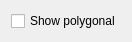
<?xml version="1.0" encoding="UTF-8"?>
<ui version="4.0">
 <class>PatchModule</class>
 <widget class="QWidget" name="PatchModule">
  <property name="geometry">
   <rect>
    <x>0</x>
    <y>0</y>
    <width>128</width>
    <height>40</height>
   </rect>
  </property>
  <property name="windowTitle">
   <string>Form</string>
  </property>
  <layout class="QGridLayout" name="gridLayout">
   <item row="0" column="0">
    <widget class="QCheckBox" name="polygonalCheckBox">
     <property name="sizePolicy">
      <sizepolicy hsizetype="Expanding" vsizetype="Fixed">
       <horstretch>0</horstretch>
       <verstretch>0</verstretch>
      </sizepolicy>
     </property>
     <property name="text">
      <string>Show polygonal</string>
     </property>
    </widget>
   </item>
  </layout>
 </widget>
 <resources/>
 <connections/>
</ui>
